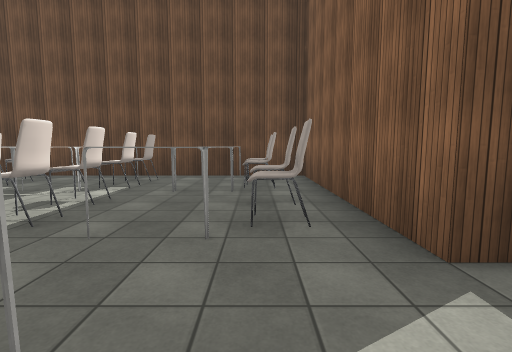
view 1 (above)

24 first-person views from a walk through a 3-D level made in the Unity game engine. The camera is 1.5 m above the floor, tilts 6° down and sees 85° across. Doors are open. The floor is counted in squares, 2 m on a side. Each view is taken from the middle of a square. On the plan, view 1 faces up. The plan holds only what a view shows up to about 10 squares ahead; the rest is blank. The place goes on beyond the plan. The player is left out. Some surface patterns are stand-ins.

view 2
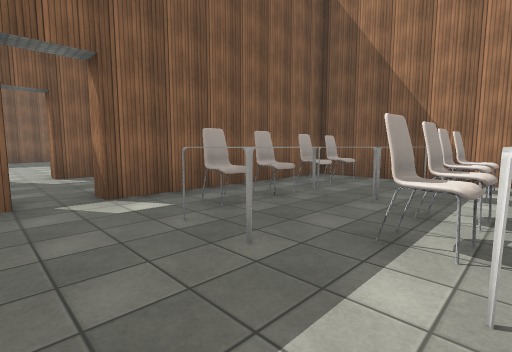

view 3
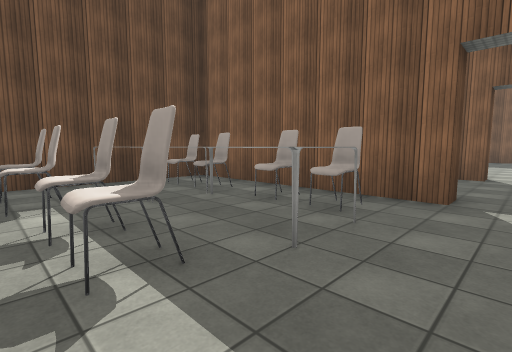

view 4
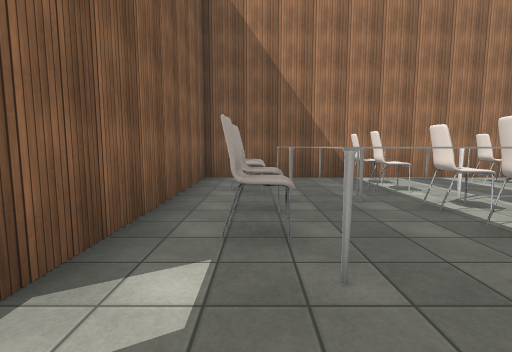

view 5
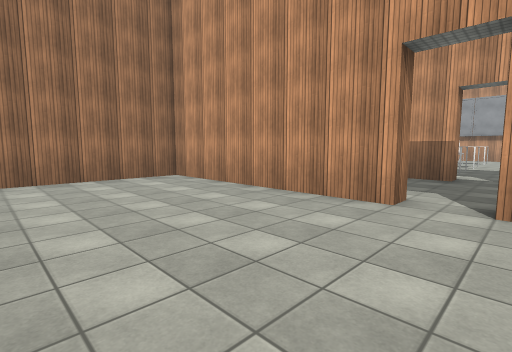

view 6
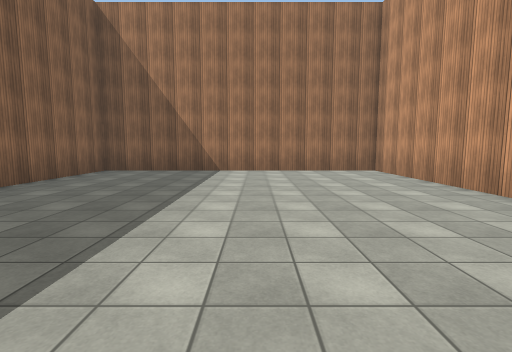

view 7
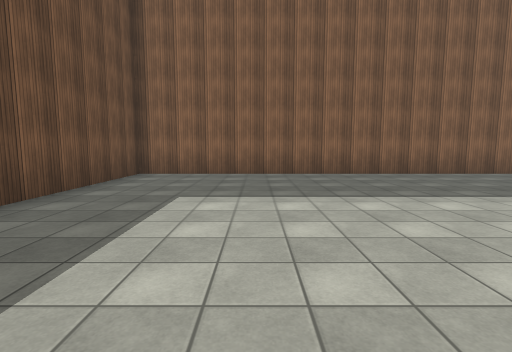

view 8
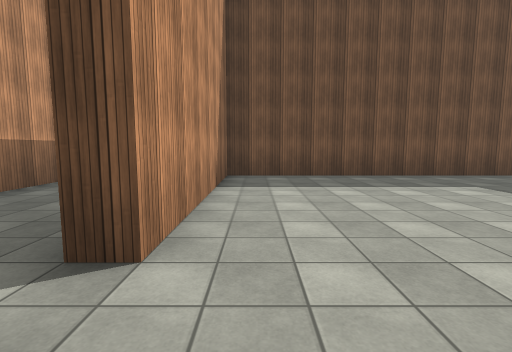

view 9
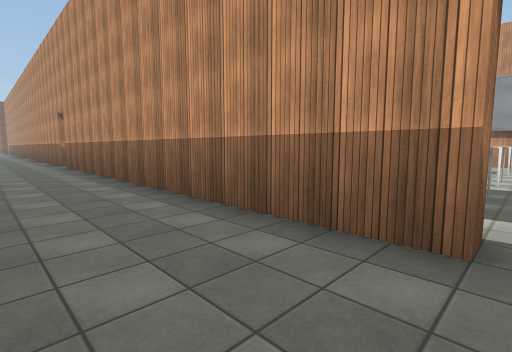

view 10
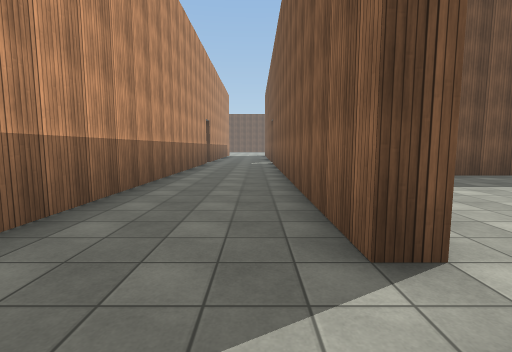

view 11
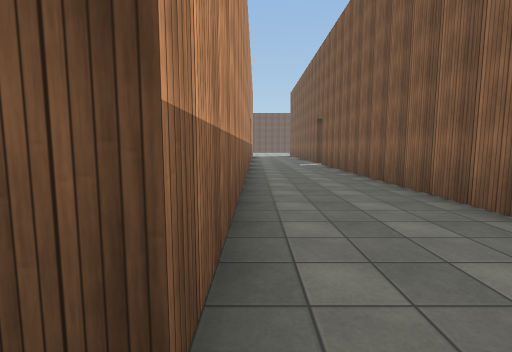

view 12
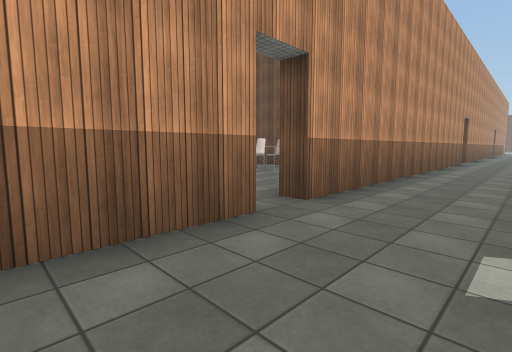

view 13
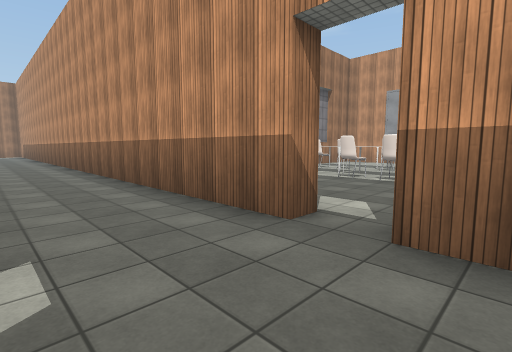

view 14
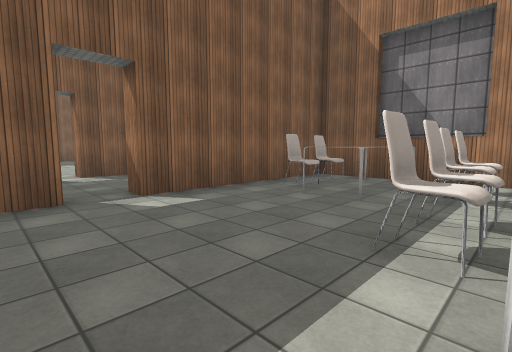

view 15
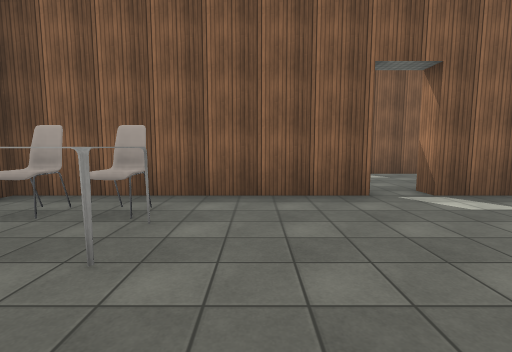

view 16
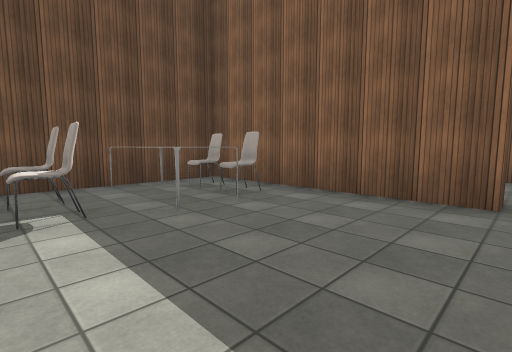

view 17
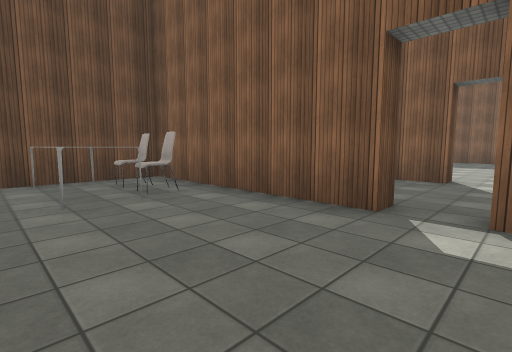

view 18
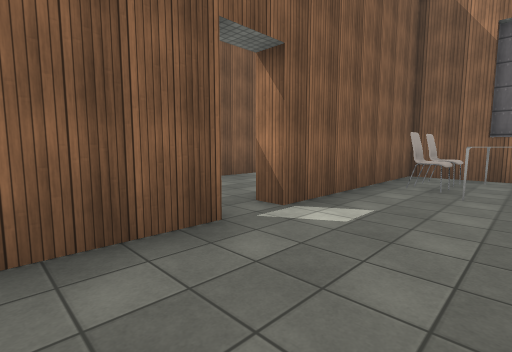

view 19
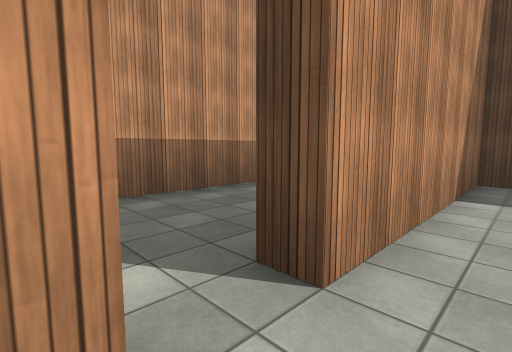

view 20
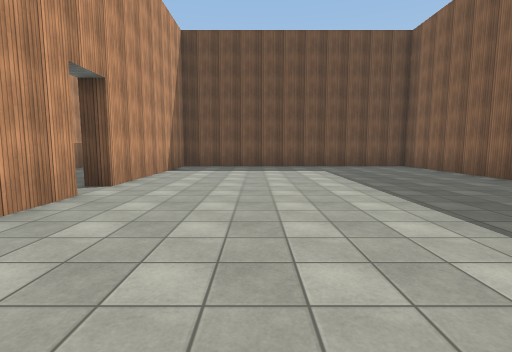

view 21
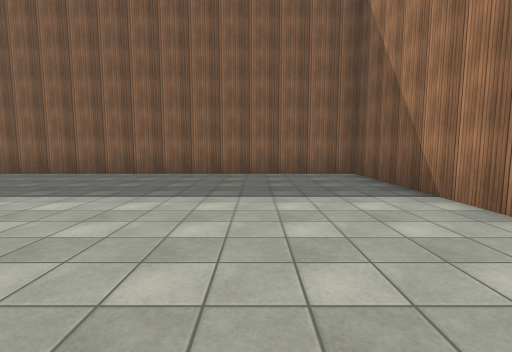

view 22
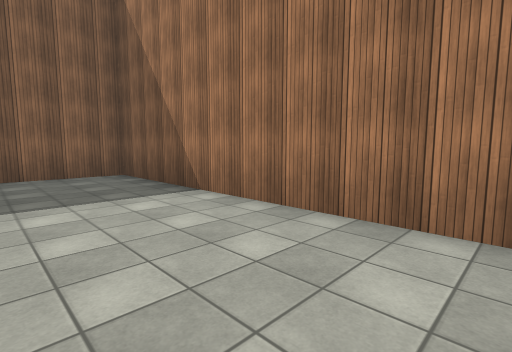

view 23
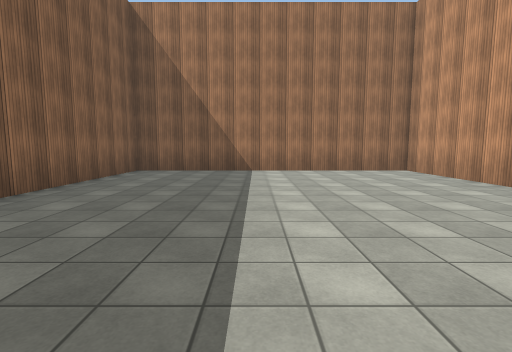

view 24
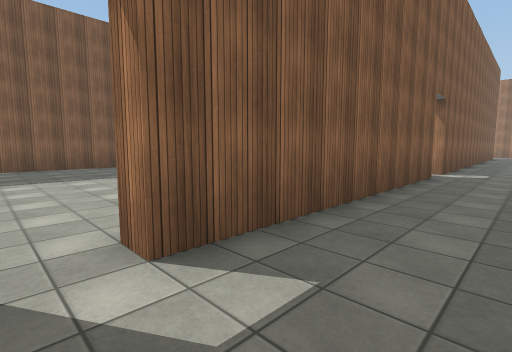

### Floor plan
Ten units are one square. View 1 is at (0, 0); x grows to the right and y downward. Boxes are objects, and circles mark ways between rooms. Rooms are numbered by the first view taken in them; rooms with no view inside come last. Other rooms are left out.
<svg viewBox="-40 -110 215 350">
<path fill="none" stroke="#000" d="M18 -17 12 -17 12 -72 -5 -72M-15 -72 -35 -72M-35 47 12 47 12 -8 18 -8M48 -8 53 -8 53 47 137 47 137 -72 74 -72M53 -72 53 -17 48 -17M48 188 48 118M48 107 48 98M48 235 48 198M18 118 18 220M48 1 48 -8M48 -17 48 -105M18 -8 18 107M18 -100 18 -17M18 107 12 107 12 53 -29 53M-28 168 12 168 12 118 18 118M48 118 53 118 53 168 137 168 137 59M58 53 53 53 53 107 48 107"/>
<rect x="-35" y="35" width="10" height="10" fill="#bbb"><title>table</title></rect>
<rect x="-35" y="25" width="20" height="10" fill="#bbb"><title>chair</title></rect>
<rect x="-35" y="-5" width="10" height="20" fill="#bbb"><title>table</title></rect>
<rect x="-35" y="-35" width="20" height="10" fill="#bbb"><title>chair</title></rect>
<rect x="-35" y="-45" width="20" height="10" fill="#bbb"><title>chair</title></rect>
<rect x="-35" y="-55" width="20" height="10" fill="#bbb"><title>chair</title></rect>
<rect x="-35" y="-65" width="20" height="10" fill="#bbb"><title>chair</title></rect>
<rect x="-25" y="35" width="10" height="10" fill="#bbb"><title>chair</title></rect>
<rect x="-15" y="15" width="10" height="30" fill="#bbb"><title>table</title></rect>
<rect x="-15" y="-5" width="10" height="20" fill="#bbb"><title>table</title></rect>
<rect x="-15" y="-45" width="10" height="20" fill="#bbb"><title>table</title></rect>
<rect x="-15" y="-75" width="10" height="30" fill="#bbb"><title>table</title></rect>
<rect x="-5" y="35" width="10" height="10" fill="#bbb"><title>chair</title></rect>
<rect x="-5" y="25" width="10" height="10" fill="#bbb"><title>chair</title></rect>
<rect x="-5" y="15" width="10" height="10" fill="#bbb"><title>chair</title></rect>
<rect x="-5" y="5" width="10" height="10" fill="#bbb"><title>chair</title></rect>
<rect x="-5" y="-35" width="10" height="10" fill="#bbb"><title>chair</title></rect>
<rect x="-5" y="-45" width="10" height="10" fill="#bbb"><title>chair</title></rect>
<rect x="-5" y="-55" width="10" height="10" fill="#bbb"><title>chair</title></rect>
<rect x="-5" y="-65" width="10" height="10" fill="#bbb"><title>chair</title></rect>
<rect x="-35" y="155" width="10" height="10" fill="#bbb"><title>other object</title></rect>
<rect x="-35" y="145" width="20" height="10" fill="#bbb"><title>chair</title></rect>
<rect x="-35" y="135" width="10" height="10" fill="#bbb"><title>table</title></rect>
<rect x="-35" y="125" width="10" height="10" fill="#bbb"><title>chair</title></rect>
<rect x="-35" y="115" width="10" height="10" fill="#bbb"><title>chair</title></rect>
<rect x="-35" y="75" width="10" height="10" fill="#bbb"><title>chair</title></rect>
<rect x="-35" y="55" width="10" height="20" fill="#bbb"><title>chair</title></rect>
<rect x="-25" y="155" width="10" height="10" fill="#bbb"><title>chair</title></rect>
<rect x="-15" y="135" width="10" height="30" fill="#bbb"><title>table</title></rect>
<rect x="-15" y="55" width="10" height="20" fill="#bbb"><title>table</title></rect>
<rect x="-5" y="155" width="10" height="10" fill="#bbb"><title>chair</title></rect>
<rect x="-5" y="145" width="10" height="10" fill="#bbb"><title>chair</title></rect>
<rect x="-5" y="65" width="10" height="20" fill="#bbb"><title>chair</title></rect>
<rect x="-5" y="55" width="10" height="10" fill="#bbb"><title>chair</title></rect>
<circle cx="10" cy="-10" r="3" fill="#2a7"/>
<circle cx="50" cy="-10" r="3" fill="#2a7"/>
<circle cx="10" cy="110" r="3" fill="#2a7"/>
<circle cx="50" cy="110" r="3" fill="#2a7"/>
<text x="-10" y="-10">1</text>
<text x="90" y="-10">2</text>
<text x="170" y="170">3</text>
<text x="-10" y="110">4</text>
<text x="90" y="110">5</text>
</svg>
Room 1 opens to room 3. Room 2 opens to room 3. Room 3 opens to room 4. Room 3 opens to room 5.

Where each view was taken, in squares from view 1:
view 1: 0 up, 0 right, facing up
view 2: 2 up, 3 left, facing down-right
view 3: 1 up, 3 left, facing up-right
view 4: 2 up, 0 right, facing down
view 5: 2 up, 9 right, facing down-left
view 6: 4 up, 9 right, facing down
view 7: 4 up, 6 right, facing right
view 8: 0 up, 6 right, facing up
view 9: 1 up, 4 right, facing down-left
view 10: 0 up, 4 right, facing up
view 11: 1 up, 2 right, facing up
view 12: 14 down, 4 right, facing up-left
view 13: 10 down, 4 right, facing down-left
view 14: 10 down, 3 left, facing down-right
view 15: 9 down, 3 left, facing right
view 16: 11 down, 3 left, facing up-right
view 17: 12 down, 2 left, facing up-right
view 18: 9 down, 1 left, facing down-right
view 19: 12 down, 6 right, facing up-left
view 20: 16 down, 8 right, facing up
view 21: 14 down, 6 right, facing right
view 22: 14 down, 6 right, facing down-right
view 23: 8 down, 10 right, facing down
view 24: 11 down, 3 right, facing down-right
